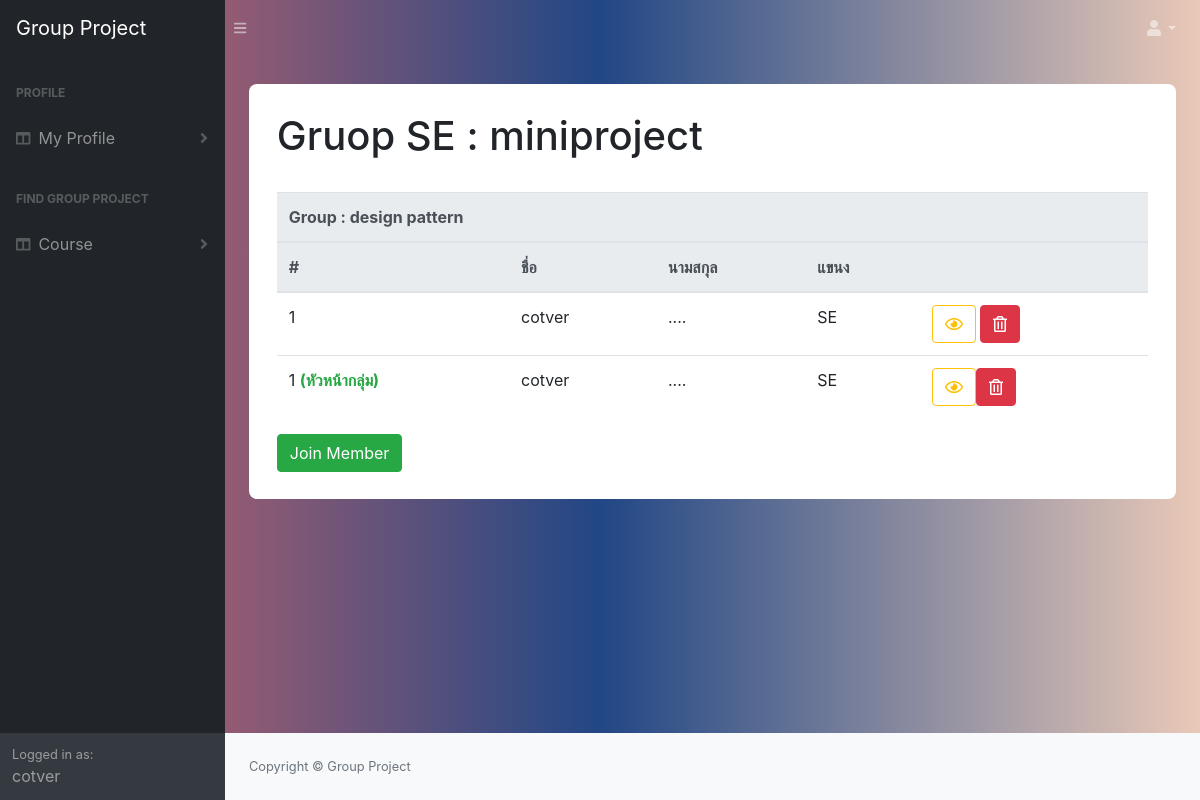
Screenshot of /view_group/4/19/5/ (signed in) with the database file from the repository.
### manage_app/models.py (models this page shows)
class Course(models.Model):
   name = models.CharField(max_length=50)
   desc = models.TextField()
   student = models.ManyToManyField(Student, through='Student_Enroll')
   project = models.ManyToManyField(Project, through='Course_Assign')

class Project(models.Model):
   name = models.CharField( max_length=50)
   desc = models.TextField()
   min_member = models.IntegerField()
   mex_member = models.IntegerField()

class Group(models.Model):
   name = models.CharField( max_length=50)
   project_topic = models.CharField( max_length=50)
   project_id = models.ForeignKey(Project, on_delete=models.CASCADE)
   create = models.ManyToManyField(Student, through='Student_Create', related_name='created')
   join = models.ManyToManyField(Student, through='Student_Join', related_name='Join_group')

class Student_Join(models.Model):
   group = models.ForeignKey(Group, on_delete=models.CASCADE)
   student = models.ForeignKey(Student, on_delete=models.CASCADE)

class Student(models.Model):
   user = models.OneToOneField(User, on_delete=models.CASCADE)
   year = models.IntegerField()
   contect = models.CharField( max_length=50)
   major = models.CharField( max_length=50)
   profile_pic = models.ImageField(null =True, blank=True)

### manage_app/views.py (the view)
# urls.py: path('view_group/<int:course_id>/<int:project_id>/<int:group_id>/',views.viewMember, name='view_member') ,
@login_required
def viewMember(request, course_id, project_id, group_id):
    course = Course.objects.get(pk = course_id)
    group = Group.objects.get(pk = group_id)
    members = Student_Join.objects.filter(group_id = group_id).annotate(num_member=Count('student'))
    creater = Student_Create.objects.get(group_id = group_id)
    project = Project.objects.get(pk = project_id)
    return render(request, 'manage_app/member.html',context={'group':group,
                                                                'project' : project,
                                                                'members' : members,
                                                                'course' : course,
                                                                'creater': creater})

### manage_app/templates/manage_app/member.html (shortened to what this page needs)
{% extends 'base.html' %}
{% block content %}
{% load static %}
<body onload = 'initialize ()'>
<div class="container emp-profile" >
<h1>Gruop {{course.name}} : {{project.name}}</h1>
<table class="table">
  <thead class="thead-light">
    <tr>
      <th scope="col" colspan = '5'>Group : {{group.name}}</th>
    </tr>
    <tr>
      <th scope="col">#</th>
      <th scope="col">ชื่อ</th>
      <th scope="col">นามสกุล</th>
      <th scope="col">แขนง</th>
      <th scope="col"></th>
    </tr>
  </thead>
  <tbody id ='t-body'>
    {% for member in members %}
    <tr>
      <td>{{forloop.counter}}</td>
      <td>{{member.student.user.first_name}}</td>
      <td>{{member.student.user.last_name}}</td>
      <td>{{member.student.major}}</td>
      <td >
      <a href="{% url 'find_project_user_profile' user_id=member.student.user_id %}" class="btn btn-outline-warning" role="button"><i class="far fa-eye"></i></a>
      <button onclick = "initialize()" type="button" class="btn btn-danger"><i class="far fa-trash-alt"></i></button>
      </td>
    </tr>
    {% endfor %}
  </tbody>
</table>
<button id ="open-button" class="btn btn-success" >Join Member</button>
</div>
</body>
{% endblock %}

### templates/base.html (shortened to what this page needs)
<!DOCTYPE html> {% load static %}
<html lang="en">
    <head>
        <link href="{% static 'css/styles.css' %}" rel="stylesheet" />
        <link href="https://cdn.datatables.net/1.10.20/css/dataTables.bootstrap4.min.css" rel="stylesheet" />
    </head>
    <body class="sb-nav-fixed">
        <nav class="sb-topnav navbar navbar-expand navbar-dark " >
            <a class="navbar-brand" href="{%url 'find_project_home' %}">Group Project</a><button class="btn btn-link btn-sm order-1 order-lg-0" id="sidebarToggle" href="#"><i class="fas fa-bars"></i></button
            >
            <ul class="navbar-nav ml-auto ml-md-0">
                <li class="nav-item dropdown">
                    <a class="nav-link dropdown-toggle" id="userDropdown" href="#" role="button" data-toggle="dropdown" aria-haspopup="true" aria-expanded="false"><i class="fas fa-user fa-fw"></i></a>
                </li>
            </ul>
        </nav>
        <div id="layoutSidenav">
            <div id="layoutSidenav_nav">
                <nav class="sb-sidenav accordion sb-sidenav-dark" id="sidenavAccordion">
                    <div class="sb-sidenav-menu">
                        <div class="nav">
                          <div class="sb-sidenav-menu-heading">Profile</div>
                            <a class="nav-link collapsed" href="#" data-toggle="collapse" data-target="#collapseLayouts" aria-expanded="false" aria-controls="collapseLayouts"
                                ><div class="sb-nav-link-icon"><i class="fas fa-columns"></i></div>
                                My Profile
                                <div class="sb-sidenav-collapse-arrow"><i class="fas fa-angle-down"></i></div
                            ></a>
                            <div class="sb-sidenav-menu-heading">Find Group Project</div>
                            <a class="nav-link collapsed" href="#" data-toggle="collapse" data-target="#collapseLayouts" aria-expanded="false" aria-controls="collapseLayouts"
                                ><div class="sb-nav-link-icon"><i class="fas fa-columns"></i></div>
                                Course
                                <div class="sb-sidenav-collapse-arrow"><i class="fas fa-angle-down"></i></div
                            ></a>
                        </div>
                    </div>
                    <div class="sb-sidenav-footer">
                        <div class="small">Logged in as:</div>
                        {{request.user.username}}
                    </div>
                </nav>
            </div>
            <div id="layoutSidenav_content">
                <main>
                    <div class="container-fluid">
                      {% block content %}
                      {% endblock  %}
                    </div>
                </main>
                <footer class="py-4 bg-light mt-auto">
                    <div class="container-fluid">
                        <div class="d-flex align-items-center justify-content-between small">
                            <div class="text-muted">Copyright &copy; Group Project </div>
                        </div>
                    </div>
                </footer>
            </div>
        </div>
    </body>
</html>

### manage_app/templates/manage_app/member.html (style rules this page uses)
body { background: -webkit-linear-gradient(left, #D96767, #214785, #EAC9B8); }
.emp-profile { padding: 3%; margin-top: 3%; margin-bottom: 3%; border-radius: 0.5rem; background: #fff; }

### rows the page displays
Course: name "SE"
Project: name "miniproject"
Group: name "design pattern"
Student_Join: student.user.first_name "cotver", student.user.last_name "....", student.major "SE"

### other values shown
{{ request.user.username }} "cotver"
